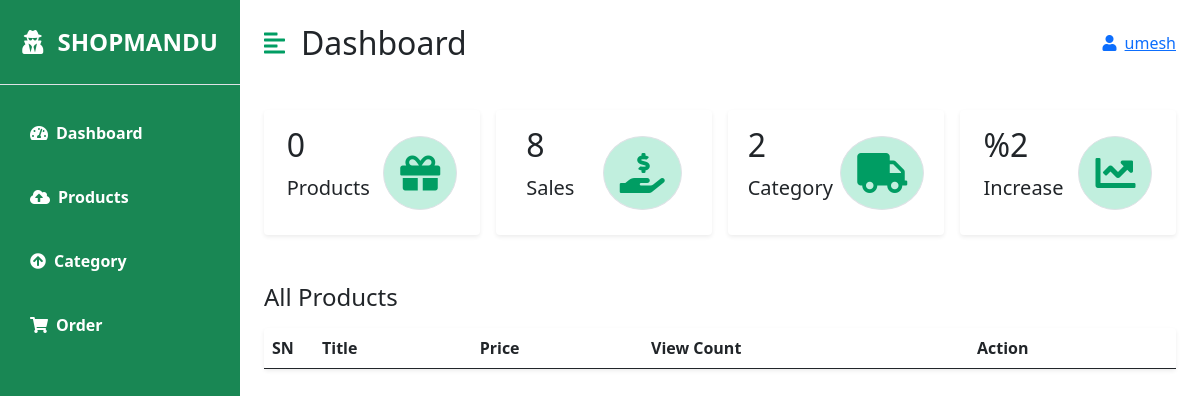
The page /success/ (signed in) on the database as committed earlier.
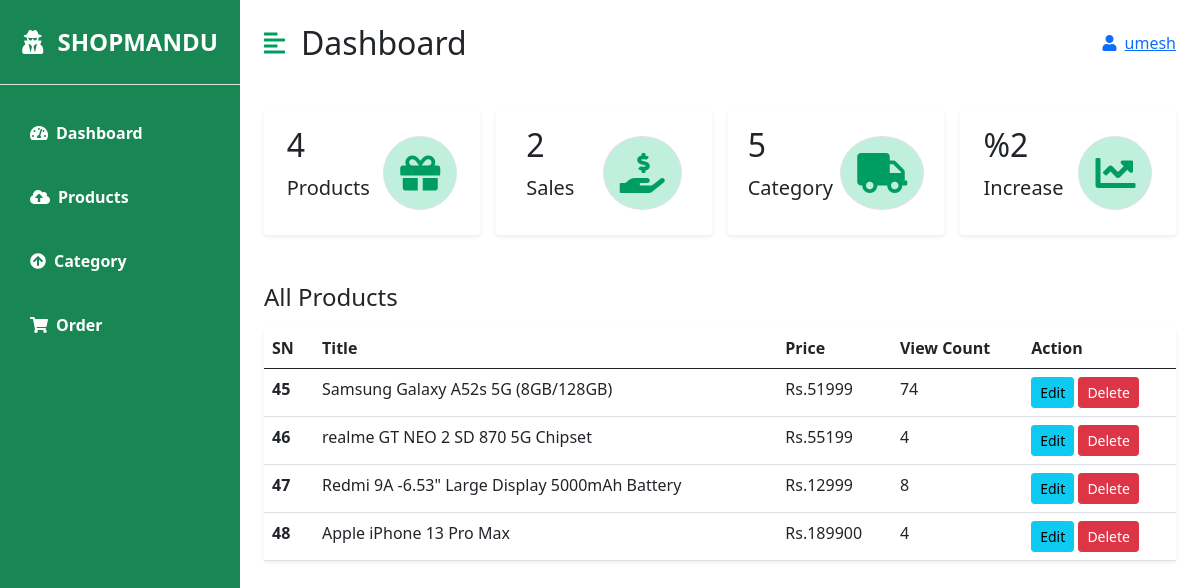
The same page on the database as committed later.
### app/models.py (models this page shows, shortened)
class Product(models.Model):
    title = models.CharField(max_length=200)
    slug = models.SlugField(unique=True)
    category = models.ForeignKey(Category, on_delete=models.CASCADE)
    brand = models.ForeignKey(Brand, on_delete=models.CASCADE,null=True, blank=True)
    storage = models.ForeignKey(Storage, on_delete=models.CASCADE,null=True, blank=True)
    image = models.ImageField(upload_to="products")
    marked_price = models.PositiveIntegerField()
    selling_price = models.PositiveIntegerField()
    description = models.TextField()
    full_description = models.TextField(null=True)
    warranty = models.CharField(max_length=300, null=True, blank=True)
    return_policy = models.CharField(max_length=300, null=True, blank=True)
    view_count = models.PositiveIntegerField(default=0)
    user = models.CharField(max_length=20, blank=True, null= True)
    Vendor_name = models.CharField(max_length=40,blank=True, null= True )

### app/views.py (the view)
# urls.py: path('success/',views.success,name="success"),
@login_required
def success(request):
            product = Product.objects.filter(user=request.user)
            count = len(product)
            order = Order.objects.filter()
            order = order.count()
            category = Category.objects.all()
            return render(request,'app/vendor/success.html', {'products':product, 'count':count,'orders':order, 'category':category})

### app/templates/app/vendor/success.html (shortened to what the changed rows need)
{% extends 'app/vendor/core.html' %}
{% block content %}
    <div class="d-flex" id="wrapper">
        <div id="page-content-wrapper">
            <nav class="navbar navbar-expand-lg navbar-light bg-transparent py-4 px-4">
                <div class="d-flex align-items-center">
                    <h2 class="fs-2 m-0">Dashboard</h2>
                </div>
            </nav>
            <div class="container-fluid px-4">
                <div class="row g-3 my-2">
                    <div class="col-md-3">
                        <div class="p-3 bg-white shadow-sm d-flex justify-content-around align-items-center rounded">
                            <div>
                                <h3 class="fs-2">{{count}}</h3>
                                <p class="fs-5">Products</p>
                            </div>
                        </div>
                    </div>
                    <div class="col-md-3">
                        <div class="p-3 bg-white shadow-sm d-flex justify-content-around align-items-center rounded">
                            <div>
                                <h3 class="fs-2">{{orders}}</h3>
                                <p class="fs-5">Sales</p>
                            </div>
                        </div>
                    </div>
                    <div class="col-md-3">
                        <div class="p-3 bg-white shadow-sm d-flex justify-content-around align-items-center rounded">
                            <div>
                                <h3 class="fs-2">{{category.count}}</h3>
                                <p class="fs-5">Category</p>
                            </div>
                        </div>
                    </div>
                </div>
                <div class="row my-5">
                    <div class="col">
                        <table class="table bg-white rounded shadow-sm  table-hover">
                            <thead>
                                <tr>
                                    <th scope="col" width="50">SN</th>
                                    <th scope="col">Title</th>
                                    <th scope="col">Price</th>
                                    <th scope="col">View Count</th>
                                    <th scope="col">Action</th>
                                </tr>
                            </thead>
                                    <tbody>
                              {% for pr  in products %}
                                <tr>
                                    <th scope="row">{{pr.id}}</th>
                                    <td>{{pr.title}}</td>
                                    <td>Rs.{{pr.selling_price}}</td>
                                    <td>{{pr.view_count }}</td>
                                    <td>
                                      <a href="{%url 'updatedata' pr.id %}" class="btn btn-info btn-sm">Edit</a>
                                     <form action="{% url 'deletedata' pr.id %}" method="post" class="d-inline">
                                       <input type="submit" class="btn btn-danger btn-sm" value="Delete">
                                     </form>
                                    </td>
                                </tr>
                                {% endfor %}
                            </tbody>
                        </table>
                    </div>
                </div>
            </div>
        </div>
    </div>
{% endblock content %}

Rows that differ between the two databases and show on the page:
added Product: id "45", title "Samsung Galaxy A52s 5G (8GB/128GB)", selling_price "51999", view_count "74"
added Product: id "46", title "realme GT NEO 2 SD 870 5G Chipset", selling_price "55199", view_count "4"
added Product: id "47", title "Redmi 9A -6.53\" Large Display 5000mAh Battery", selling_price "12999", view_count "8"
added Product: id "48", title "Apple iPhone 13 Pro Max", selling_price "189900", view_count "4"
Other text that changed with them:
{{ count }}: "0" → "4"
{{ orders }}: "8" → "2"
{{ category.count }}: "2" → "5"
